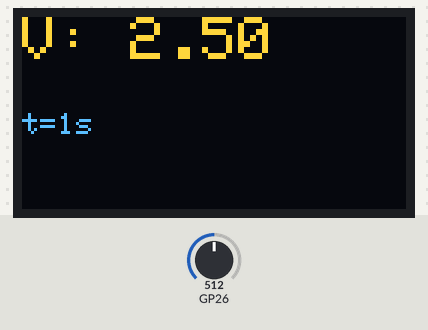
The sketch below on a simulated Raspberry Pi Pico. Parts: 128×64 one-colour display. Inputs (shaded band) come from the test bench; at power-on: GP26 = 512. The OLED is the two-colour kind (top 16 rows yellow).

Above: at 1.8 s.
1.9 s: GP26 set to 490
At 2.8 s:
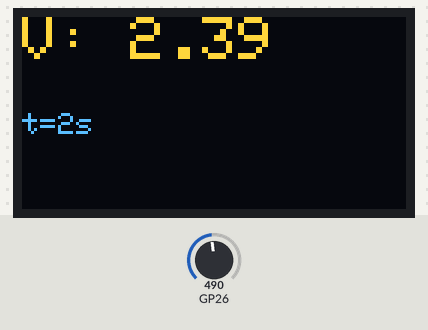
4.5 s: GP26 set to 510
At 5.7 s:
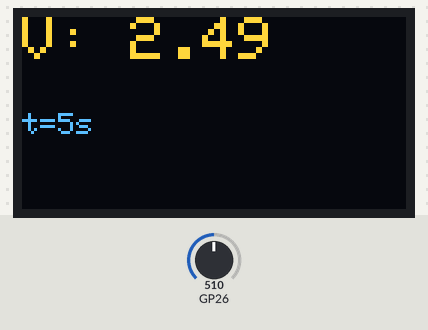
6.5 s: GP26 set to 306
At 7.8 s:
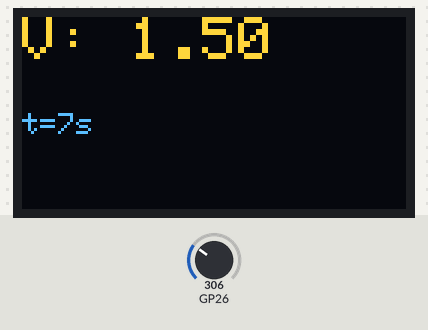
Timing chart, 0 to 9.5 s (numbered marks = the images above; inputs shaded):
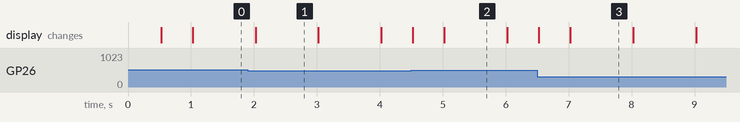

Measured:
- what the display in image 3 shows lasts 1.0 s, from 7.0 s to 8.0 s

The sketch:

ssd1306_sensor_display.ino
```cpp
// snippet: ssd1306_sensor_display
// tags: display, oled, ssd1306, adafruit, i2c, sensor, values, update, realtime
// boards: avr, esp32, megaavr, nano33iot, romi32u4, rp2040
// library: Adafruit SSD1306, Adafruit GFX
// description: Update SSD1306 OLED with live sensor readings every 500ms
// prompts: display sensor data OLED, live sensor readings, OLED dashboard, show values on screen, SSD1306 sensor display
// exact-include: Wire.h, Adafruit_GFX.h, Adafruit_SSD1306.h

#include <Wire.h>
#include <Adafruit_GFX.h>
#include <Adafruit_SSD1306.h>

Adafruit_SSD1306 display(128, 64, &Wire, -1);
unsigned long prevMs = 0;

void setup() {
  // Halt, and say why on Serial — a silent `while (1);` behind a dead display
  // leaves nothing at all to diagnose from.
  if (!display.begin(SSD1306_SWITCHCAPVCC, 0x3C)) {
    Serial.println("SSD1306 not found — check I2C address (0x3C vs 0x3D) and wiring");
    while (1);
  }
  display.setTextColor(SSD1306_WHITE);
}

void loop() {
  unsigned long now = millis();
  if (now - prevMs < 500) return;
  prevMs = now;

  float val = analogRead(A0) * (5.0 / 1023.0);

  display.clearDisplay();  // SSD1306: clear the framebuffer (push with display())
  display.setTextSize(2);
  display.setCursor(0, 0);
  display.print("V: ");
  display.println(val, 2);
  display.setTextSize(1);
  display.setCursor(0, 32);
  display.print("t="); display.print(now / 1000); display.print("s");
  display.display();  // SSD1306: push the framebuffer to the screen
}
```
